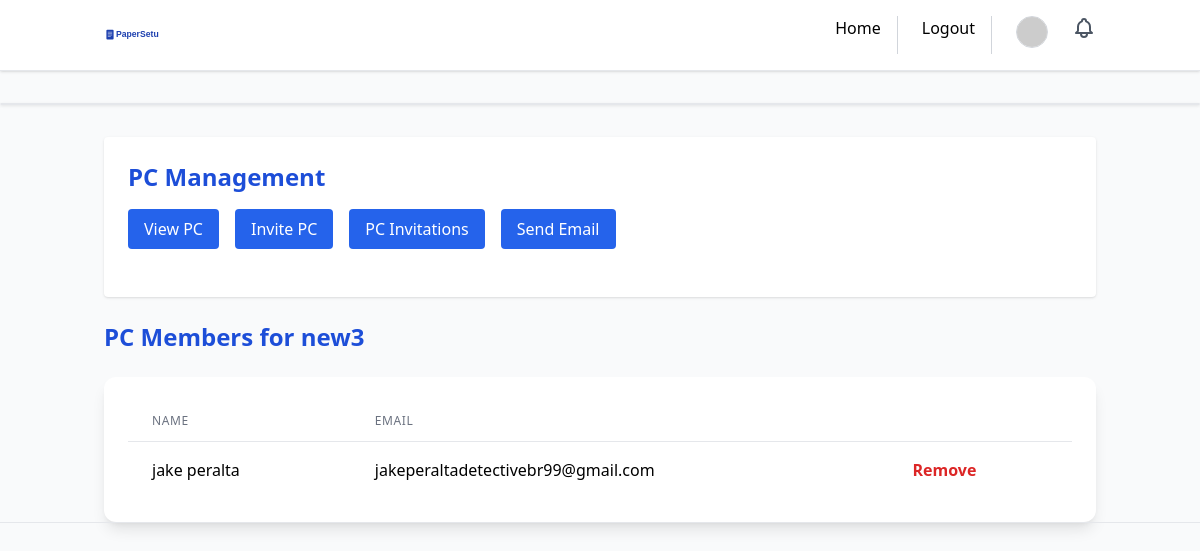
Page /dashboard/chair/conference/8/pc/ (signed in) on the committed database.
### conference/models.py (models this page shows, shortened)
class Conference(models.Model):
    name = models.CharField(max_length=255)
    acronym = models.CharField(max_length=50, blank=True)
    web_page = models.URLField(blank=True)
    venue = models.CharField(max_length=255, blank=True)
    city = models.CharField(max_length=100, blank=True)
    country = models.CharField(max_length=100, blank=True)
    estimated_submissions = models.IntegerField(null=True, blank=True)
    start_date = models.DateField()
    end_date = models.DateField()
    primary_area = models.CharField(max_length=50, choices=AREA_CHOICES, default='AI')
    secondary_area = models.CharField(max_length=50, choices=AREA_CHOICES, default='AI')
    area_notes = models.TextField(blank=True)
    organizer = models.CharField(max_length=255, blank=True)
    organizer_web_page = models.URLField(blank=True)
    contact_phone = models.CharField(max_length=20, blank=True)
    role = models.CharField(max_length=100, blank=True)
    is_approved = models.BooleanField(default=False)
    requested_by = models.ForeignKey(User, on_delete=models.CASCADE, related_name='requested_conferences', null=True, blank=True)
    description = models.TextField(blank=True)
    chair = models.ForeignKey(User, on_delete=models.CASCADE, related_name='chaired_conferences')
    status = models.CharField(max_length=20, choices=[('upcoming', 'Upcoming'), ('live', 'Live'), ('completed', 'Completed')], default='upcoming')
    invite_link = models.CharField(max_length=255, blank=True)
    created_at = models.DateTimeField(auto_now_add=True)
    paper_submission_deadline = models.DateField(null=True, blank=True)
    paper_format = models.CharField(max_length=10, choices=[('pdf', 'PDF'), ('docx', 'DOCX')], default='pdf')
    contact_email = models.EmailField(blank=True, help_text="Main contact email for the conference")
    registration_fee = models.DecimalField(max_digits=10, decimal_places=2, null=True, blank=True, help_text="Registration fee amount")
    theme_domain = models.CharField(max_length=255, blank=True, help_text="Conference theme or domain")
    blind_review = models.BooleanField(default=True)
    abstract_required = models.BooleanField(default=True)
    multiple_authors_allowed = models.BooleanField(default=True)
    submission_deadline = models.DateTimeField(null=True, blank=True, help_text="Final submission deadline")
    max_paper_length = models.IntegerField(default=10)
    allow_supplementary = models.BooleanField(default=False)
    reviewers_per_paper = models.IntegerField(default=3)
    review_deadline = models.DateTimeField(null=True, blank=True, help_text="Review submission deadline")
    paper_bidding_enabled = models.BooleanField(default=False, help_text="Enable paper bidding for reviewers")
    review_form_enabled = models.BooleanField(default=True)
    confidence_scores_enabled = models.BooleanField(default=True)
    allow_rebuttal_phase = models.BooleanField(default=False, help_text="Enable author rebuttal phase")
    rebuttal_deadline = models.DateTimeField(null=True, blank=True, help_text="Rebuttal submission deadline")
    rebuttal_word_limit = models.IntegerField(default=500, help_text="Word limit for rebuttals")
    decision_deadline = models.DateTimeField(null=True, blank=True, help_text="Final decision deadline")
    camera_ready_deadline = models.DateTimeField(null=True, blank=True, help_text="Camera-ready submission deadline")

class UserConferenceRole(models.Model):
    user = models.ForeignKey(User, on_delete=models.CASCADE)
    conference = models.ForeignKey(Conference, on_delete=models.CASCADE)
    role = models.CharField(max_length=15, choices=[
        ('chair', 'Chair'),
        ('author', 'Author'),
        ('reviewer', 'Reviewer'),
        ('pc_member', 'PC Member'),
        ('subreviewer', 'Subreviewer'),
    ])
    joined_at = models.DateTimeField(auto_now_add=True)
    class Meta:
        unique_together = ('user', 'conference', 'role')

### accounts/models.py (models this page shows, shortened)
class User(AbstractUser):
    email = models.EmailField(unique=True)
    is_verified = models.BooleanField(default=False)
    otp = models.CharField(max_length=6, blank=True, null=True)
    otp_created_at = models.DateTimeField(blank=True, null=True)

### dashboard/views.py (the view)
# urls.py: path('chair/conference/<int:conf_id>/pc/', views.pc_list, name='pc_list'),
@login_required
def pc_list(request, conf_id):
    conference = get_object_or_404(Conference, id=conf_id)
    if not (conference.chair == request.user or UserConferenceRole.objects.filter(user=request.user, conference=conference, role='pc_member').exists()):
        return render(request, 'dashboard/forbidden.html', {'message': 'You do not have permission.'})
    pc_members = UserConferenceRole.objects.filter(conference=conference, role='pc_member').select_related('user')
    context = {'conference': conference, 'pc_members': pc_members}
    return render(request, 'dashboard/pc_list.html', context)

### templates/dashboard/pc_list.html (shortened to what this page needs)
{% extends 'dashboard/dashboard.html' %}
{% block content %}
<div class="bg-white rounded shadow p-6 mb-6">
  <h1 class="text-2xl font-bold mb-4 text-blue-700">PC Management</h1>
  <div class="flex flex-wrap gap-4 mb-6">
    <a href="{% url 'dashboard:pc_list' conference.id %}" class="bg-blue-600 text-white px-4 py-2 rounded">View PC</a>
    <a href="{% url 'dashboard:pc_invite' conference.id %}" class="bg-blue-600 text-white px-4 py-2 rounded">Invite PC</a>
    <a href="{% url 'dashboard:pc_invitations' conference.id %}" class="bg-blue-600 text-white px-4 py-2 rounded">PC Invitations</a>
    <a href="{% url 'dashboard:pc_send_email' conference.id %}" class="bg-blue-600 text-white px-4 py-2 rounded">Send Email</a>
  </div>
</div>
        <h1 class="text-2xl font-bold text-blue-700 mb-6">PC Members for {{ conference.acronym|default:conference.name }}</h1>
        <div class="bg-white rounded-xl shadow-lg p-6">
            {% if pc_members %}
                <table class="min-w-full divide-y divide-gray-200">
                    <thead>
                        <tr>
                            <th class="px-6 py-3 text-left text-xs font-medium text-gray-500 uppercase tracking-wider">Name</th>
                            <th class="px-6 py-3 text-left text-xs font-medium text-gray-500 uppercase tracking-wider">Email</th>
                            <th class="px-6 py-3"></th>
                        </tr>
                    </thead>
                    <tbody class="bg-white divide-y divide-gray-200">
                        {% for pc in pc_members %}
                        <tr>
                            <td class="px-6 py-4 whitespace-nowrap">{{ pc.user.get_full_name|default:pc.user.username }}</td>
                            <td class="px-6 py-4 whitespace-nowrap">{{ pc.user.email }}</td>
                            <td class="px-6 py-4 whitespace-nowrap">
                                {% if conference.chair.id == user.id %}
                                <form method="post" action="{% url 'dashboard:pc_remove' conference.id pc.user.id %}">
                                    <button type="submit" class="text-red-600 hover:text-red-800 font-semibold">Remove</button>
                                </form>
                                {% endif %}
                            </td>
                        </tr>
                        {% endfor %}
                    </tbody>
                </table>
            {% else %}
                <div class="text-gray-600">No PC members yet.</div>
            {% endif %}
        </div>
    </main>
{% endblock %}

### rows in the picture
Conference: acronym "new3"
UserConferenceRole: user.get_full_name "jake peralta", user.email "jakeperaltadetectivebr99@gmail.com"
